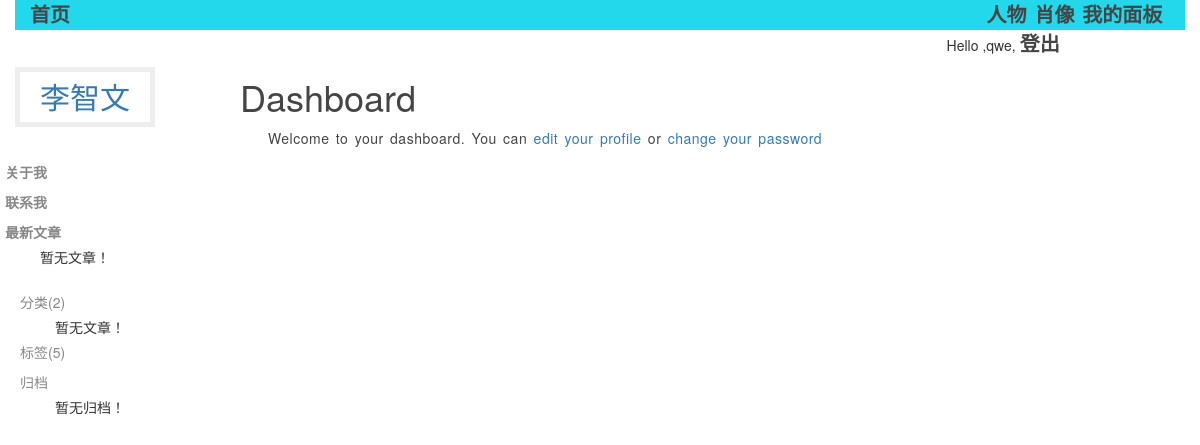
Before: /account/ (signed in) with the older database file.
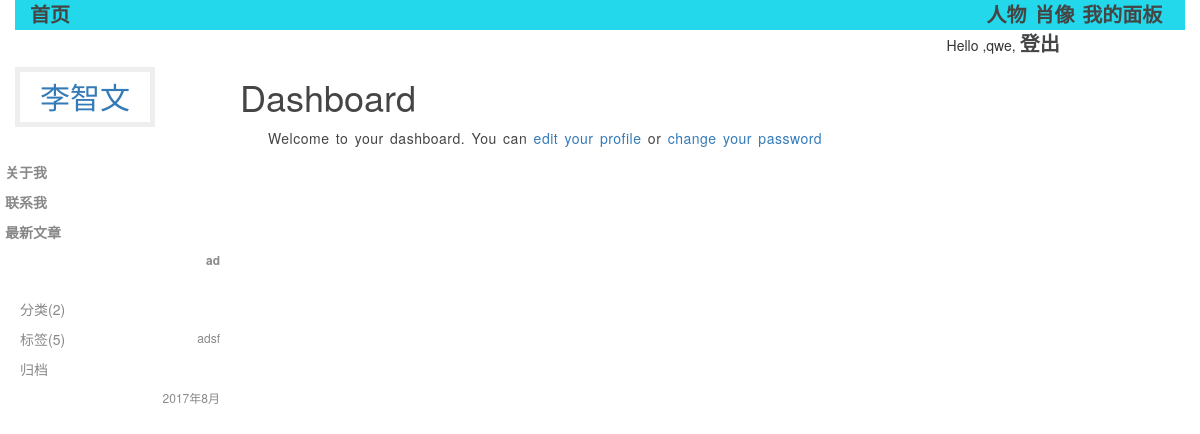
After: the same page with the newer database file.
### blog/models.py (models this page shows, shortened)
class Post(models.Model):
    title = models.CharField(max_length=50, verbose_name=u'标题')
    body = models.TextField(verbose_name=u'正文')
    created_time = models.DateTimeField(auto_now_add=True)
    modified_time = models.DateTimeField(auto_now=True)
    excerpt = models.CharField(max_length=200, verbose_name=u'摘要', blank=True)
    category = models.ForeignKey(Category, verbose_name=u'分类')
    tags = models.ManyToManyField(Tag, blank=True, verbose_name=u'标签')
    author = models.ForeignKey(User, verbose_name=u'作者')
    views = models.PositiveIntegerField(default=0, verbose_name=u'点击数')
    class Meta:
        verbose_name = u"正文"
        verbose_name_plural = verbose_name
    def get_absolute_url(self):
        return reverse('blog:detail', kwargs={'pk': self.pk})

class Category(models.Model):
    name = models.CharField(max_length=100, verbose_name=u'分类')
    class Meta:
        verbose_name = u"分类"
        verbose_name_plural = verbose_name

### account/views.py (the view)
@login_required
def dashboard(request):
    return render(request, 'account/dashboard.html', {'section': 'dashoard'})

### blog/templatetags/blog_tags.py (called while the page is built)
@register.simple_tag
def get_recent_posts(num=5):
    return Post.objects.all().order_by('-created_time')[:num]

@register.simple_tag
def archives():
    return Post.objects.dates('created_time', 'month', order='DESC')

@register.simple_tag
def get_categories():
    return Category.objects.all()

### templates/account/dashboard.html (shortened to what this page needs)
{% extends "base.html" %}
{% block main %}
    <h1>Dashboard</h1>
    <p>Welcome to your dashboard.
    You can <a href="{% url 'edit' %}">edit your profile</a>
    or <a href="{% url 'password_change' %}">change your password</a>
    </p>
{% endblock %}

### templates/base.html (shortened to what this page needs)
{% load staticfiles %}
{% load blog_tags %}
<!DOCTYPE html>
<html lang="en">
<head>
  <link rel="stylesheet" href="{% static 'css/normalize.css' %}">
  <link rel="stylesheet" href="{% static 'css/main.css' %}">
 <link rel="stylesheet" href="{% static 'css/bootstrap.css' %}">
</head>
<body>
<div class="nav">
    <div class="container clear-float">
        <div class="fl">
            <a href="{% url 'blog:index' %}">首页</a>
        </div>
        <div class="fr">
            {% if request.user.is_authenticated %}
                    <ul class="menu">
              <li {% if section == "dashboard" %}class="selected"{% endif %}>
                <a href="{% url "dashboard" %}">我的面板</a>&nbsp;&nbsp;
              </li>
              <li {% if section == "images" %}class="selected"{% endif %}>
                <a href="#">肖像</a>&nbsp;&nbsp;
              </li>
              <li {% if section == "people" %}class="selected"{% endif %}>
                <a href="#">人物</a>&nbsp;&nbsp;
               </li>
              </ul>
             {% endif %}
        {% if request.user.is_authenticated %}
         Hello&nbsp;,{{ request.user.first_name }},
                    <a href="{% url "logout" %}">登出</a>
        {% endif %}
        </div>
    </div>
</div>
<div class="side-bar">
  <div class="header">
    <a href="{% url 'blog:index' %}" class="logo">李智文</a>
  </div>
  <div class="nav">
    <a href="#" class="item">关于我</a>
    <a href="#" class="item">联系我</a>
    <a href="#" class="item">最新文章</a>
      <div class="tags_body">
      {% get_recent_posts as recent_post_list %}
      <ul>
          {% for post in recent_post_list %}
        <li>
          <a href="{{ post.get_absolute_url }}">{{ post.title }}</a>
        </li>
          {% empty %}
          暂无文章！
          {% endfor %}
      </ul>
    </div>
  </div>
  <div class="tag-list">
    <a href="#" class="item">分类(2)</a>
        <div class="tags_body">
      {% get_categories as category_list %}
      <ul>
          {% for category in category_list %}
        <li>
          <a href="{% url 'blog:category' category.pk %}">{{ category.name }}</a>
        </li>
          {% empty %}
          暂无文章！
          {% endfor %}
      </ul>
    </div>
    <a href="#" class="item">标签(5)</a>
    <a href="#" class="item">归档</a>
      <div class="tags_body">
      {% archives as date_list %}
      <ul>
          {% for date in date_list %}
        <li>
          <a href="{% url 'blog:archives' date.year date.month %}">{{ date.year }}年{{ date.month }}月</a>
        </li>
          {% empty %}
          暂无归档！
          {% endfor %}
      </ul>
    </div>
  </div>
</div>
<div class="main">
{% block main %}
{% endblock main %}
</div>
</body>
</html>

Changed rows visible on the page:
added Post: title "ad"
added Category: name "adsf"
Other visible differences:
new list line: "2017 年 8 月"
text no longer shown: "暂无文章！ 暂无文章！ 暂无归档！"
